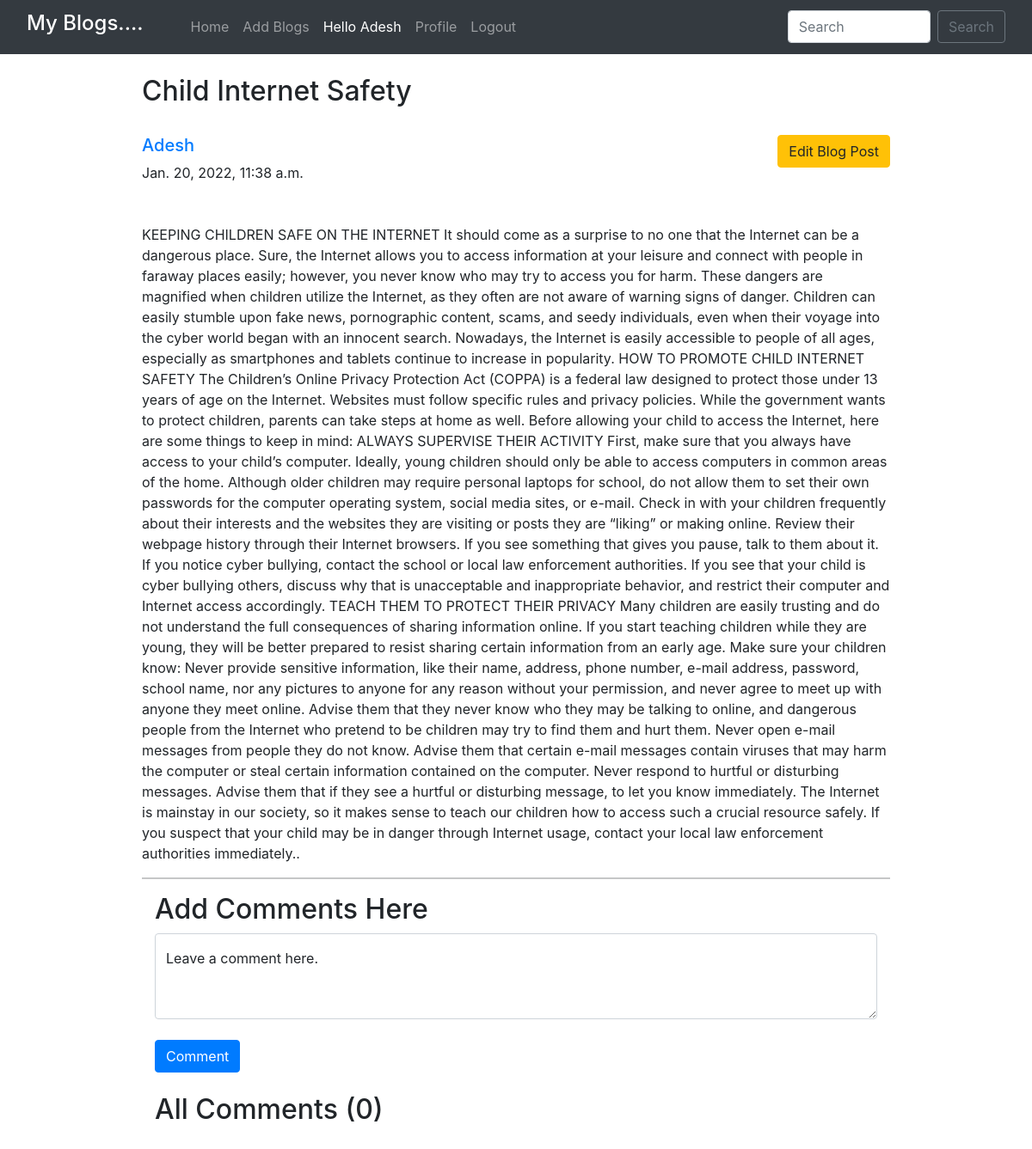
The page /blog/child-internet-safety/ (signed in) on the database its author committed.
### home/models.py (models this page shows, shortened)
class BlogPost(models.Model):
    title=models.CharField(max_length=255)
    author= models.ForeignKey(User, on_delete=models.CASCADE)
    slug=models.CharField(max_length=130)
    content=models.TextField()
    dateTime=models.DateTimeField(auto_now_add=True)

### home/views.py (the view)
# urls.py: path("blog/<str:slug>/", views.blogs_comments, name="blogs_comments"),
def blogs_comments(request, slug):
    post = BlogPost.objects.filter(slug=slug).first()
    comments = Comment.objects.filter(blog=post)
    if request.method=="POST":
        user = request.user
        content = request.POST.get('content','')
        blog_id =request.POST.get('blog_id','')
        comment = Comment(user = user, content = content, blog=post)
        comment.save()
    return render(request, "blog_comments.html", {'post':post, 'comments':comments})

### home/templates/blog_comments.html (shortened to what this page needs)
{% extends 'base.html' %}
{% block body %}
{% load humanize %}
<div class="container w-75 my-4">
      <h2 class="blog-post-title">{{post.title}}</h2>
      <br>
      <div class="media">
            <div class="media-body">
                  <h5 class="mt-0"><a href="/user_profile/{{post.author.id}}/">{{post.author}}
                              {% if user.is_authenticated %}
                              {% if user.id == post.author.id %}
                              <small><a href="{% url 'edit_blog_post' post.slug %}" class="edit btn btn-warning">Edit Blog Post</a></small>
                              {% endif %}
                              {% endif %}
                        </a></h5>
                  {{post.dateTime}}
            </div>
      </div>
      <br>
      <br>
      <p>{{post.content}}.</p>
      <hr>
      {% if user.is_authenticated %}
      <div class="container">
            <h2>Add Comments Here</h2>
            <form action="/blog/{{post.slug}}/" method="POST"> {% csrf_token %}
                  <div class="form-floating">
                        <textarea class="form-control" placeholder="Leave a comment here" id="floatingTextarea2"
                              style="height: 100px" id="content" name="content"></textarea>
                        <label for="floatingTextarea2">Leave a comment here.</label>
                        <br>
                        <button type="submit" class="btn btn-primary">Comment</button>
                  </div>
            </form>
            {% else %}
            <div class="container">
                  <h4><a href="/login/">Login</a> to post comments below.</h4>
                  {% endif %}
                  <br>
                  <h2>All Comments ({{comments.count}})</h2>
                  <br>
            </div>
      </div>
      {% endblock %}

### home/templates/base.html (shortened to what this page needs)
<!doctype html>
<html lang="en">
  <head>
    <link href="//maxcdn.bootstrapcdn.com/bootstrap/4.1.1/css/bootstrap.min.css" rel="stylesheet" id="bootstrap-css">
    <link href="https://cdn.jsdelivr.net/npm/bootstrap@5.0.2/dist/css/bootstrap.min.css" rel="stylesheet">
    <link rel="stylesheet" href="https://maxcdn.bootstrapcdn.com/bootstrap/4.0.0/css/bootstrap.min.css">
  </head>
  <body>
    <nav class="navbar navbar-expand-lg navbar-dark bg-dark sticky-top">
        <div class="container-fluid">
          <a class="navbar-brand" href="#"><h4>My Blogs....</h4></a>
          <div class="collapse navbar-collapse" id="navbarSupportedContent">
          <div class="container mx-3">
            <ul class="navbar-nav me-auto mb-2 mb-lg-0">
              <li class="nav-item">
                <a class="nav-link {% block homeactive %} {% endblock homeactive %}" aria-current="page" href="/">Home</a>
              </li>
              {% if user.is_authenticated %}
              <li class="nav-item">
                <a class="nav-link {% block add_blogs_active %} {% endblock add_blogs_active %}" href="/add_blogs/">Add Blogs</a>
              </li>
              <li class="nav-item">
                <a class="nav-link active" href="#">Hello {{request.user}}</a>
              </li>
              <li class="nav-item">
                <a class="nav-link {% block profileactive %} {% endblock profileactive %}" href="/profile/">Profile</a>
              </li>
              <li class="nav-item">
                <a class="nav-link" href="/logout/">Logout</a>
              </li>
              {% endif %}
            </ul>
            </div>
            <form class="d-flex" method="POST" action="/search/"> {% csrf_token %}
              <input class="form-control me-2" type="search" placeholder="Search" name="searched" id="searched" aria-label="Search">
              <button href="/search/" class="btn btn-outline-secondary" type="submit">Search</button>
            </form>
          </div>
        </div>
      </nav>
      {% block body %}
      {% endblock %}
</body>
</html>

### rows shown on the page
BlogPost: title "Child Internet Safety", author "Adesh", dateTime "Jan. 20, 2022, 11:38 a.m.", content "KEEPING CHILDREN SAFE ON THE INTERNET It should come as a surprise to no one that the Internet can be a dangerous place. Sure, the Internet allows you to access information at your leisure and connect with people in faraway places easily; however, you never know who may try to access you for harm. These dangers are magnified when children utilize the Internet, as they often are not aware of warning signs of danger. Children can easily stumble upon fake news, pornographic content, scams, and seedy individuals, even when their voyage into the cyber world began with an innocent search. Nowadays, the Internet is easily accessible to people of all ages, especially as smartphones and tablets…"

### other values the page prints
{{ request.user }} "Adesh"
{{ comments.count }} "0"
